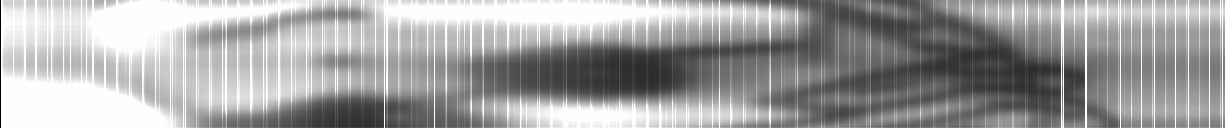
#> input picture resources/Dictionary/img.png, 1225 x 128 px
$ python process_image.py
#> lines starting #> are read from the running program, lines starting #| are printed output that depends on the picture
import cv2
import numpy as np

image = cv2.imread("img.png",1)
#> image is the input picture: shape (128, 1225, 3); min 0, max 254, mean 160.8
image = cv2.flip(image,1)
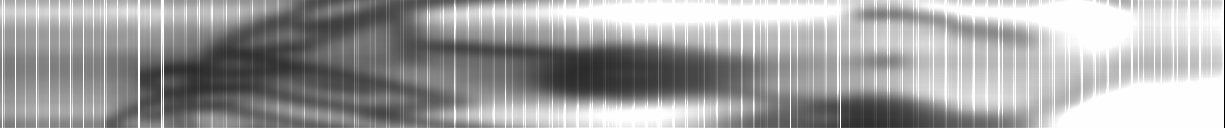
#> image: shape (128, 1225, 3); min 0, max 254, mean 160.8
image = cv2.flip(image,0)
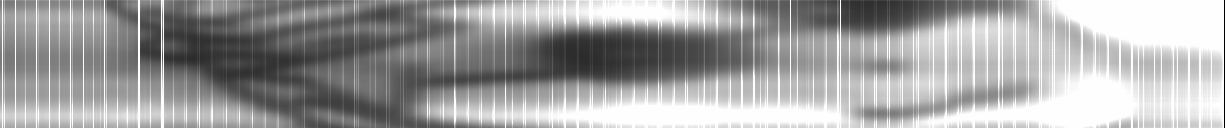
#> image: shape (128, 1225, 3); min 0, max 254, mean 160.8
image = cv2.flip(image,1)
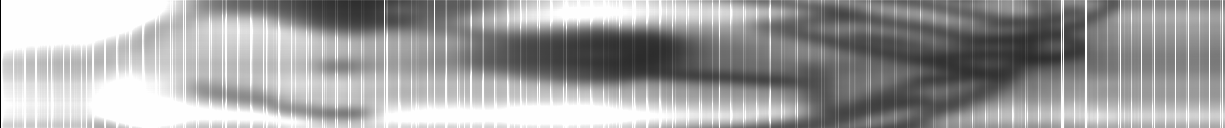
#> image: shape (128, 1225, 3); min 0, max 254, mean 160.8

cv2.imshow("qw",image)
cv2.imwrite('ocr.png', image)
cv2.waitKey(0)
cv2.destroyAllWindows()
